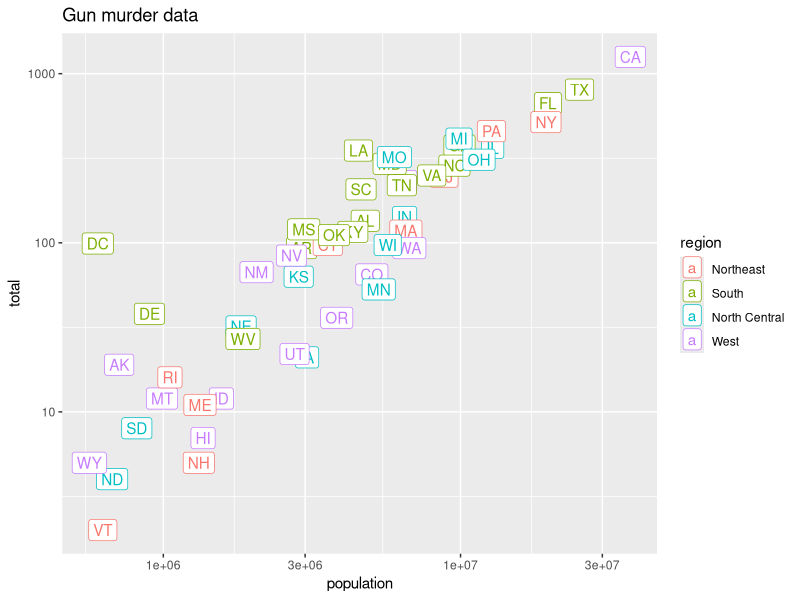
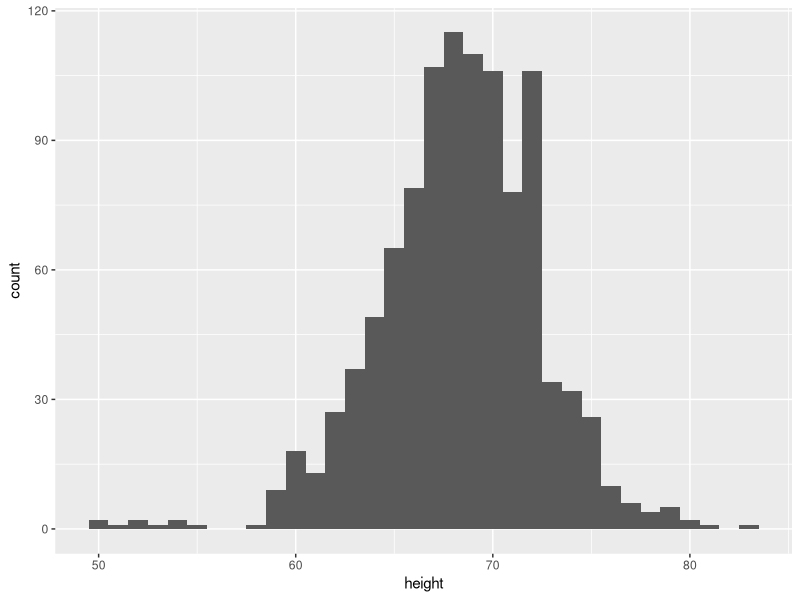
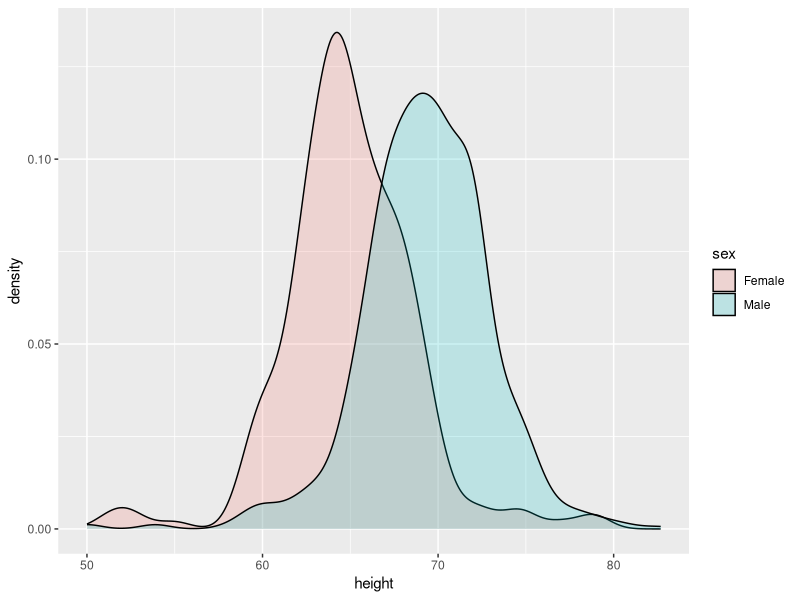

Write the R code that produced these figures, in order.
library(dplyr)
library(ggplot2)
library(dslabs)
data(heights)
data(murders)

# Murders Scatter plot

murders %>% ggplot(aes(population, total, label = abb, color = region)) + 
  geom_label() +
  scale_x_log10() + 
  scale_y_log10() +
  ggtitle("Gun murder data")

# Heights histogram 

heights %>% ggplot(aes(x = height)) + 
  geom_histogram(binwidth = 1)

# Heights Density Plot

heights %>% ggplot(aes(x = height, fill = sex)) + 
  geom_density(alpha = 0.2)
